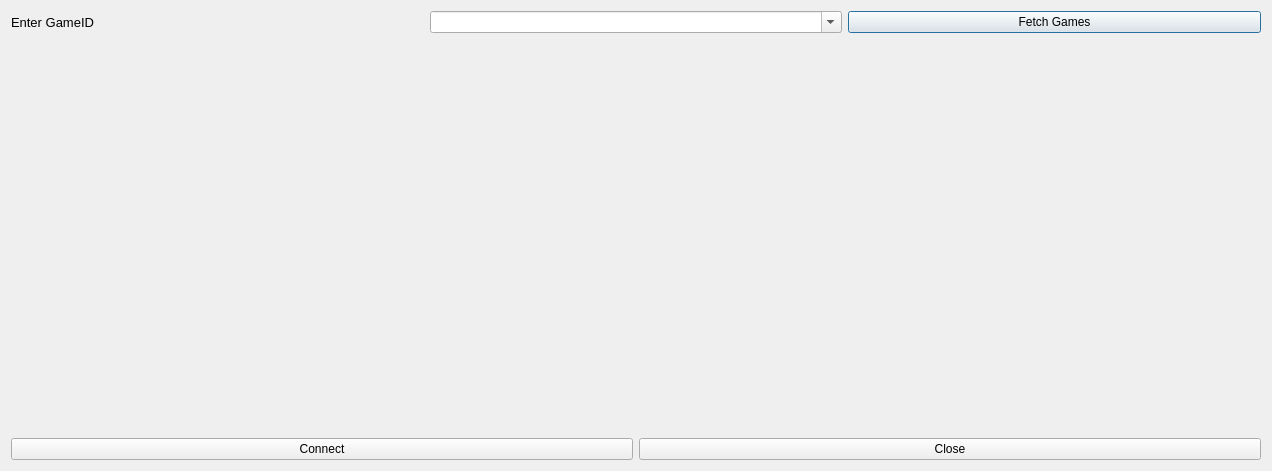
<?xml version="1.0" encoding="UTF-8"?>
<ui version="4.0">
 <class>Timekeeper</class>
 <widget class="QDialog" name="Timekeeper">
  <property name="geometry">
   <rect>
    <x>0</x>
    <y>0</y>
    <width>1272</width>
    <height>471</height>
   </rect>
  </property>
  <property name="windowTitle">
   <string>Timekeeper</string>
  </property>
  <layout class="QVBoxLayout" name="verticalLayout_2">
   <item>
    <layout class="QVBoxLayout" name="verticalLayout">
     <item>
      <layout class="QHBoxLayout" name="horizontalLayout"/>
     </item>
     <item>
      <layout class="QHBoxLayout" name="horizontalLayout_2">
       <item>
        <widget class="QLabel" name="label">
         <property name="font">
          <font>
           <pointsize>10</pointsize>
          </font>
         </property>
         <property name="text">
          <string>Enter GameID</string>
         </property>
        </widget>
       </item>
       <item>
        <widget class="QComboBox" name="comboBox">
         <property name="editable">
          <bool>true</bool>
         </property>
        </widget>
       </item>
       <item>
        <widget class="QPushButton" name="pushButton">
         <property name="text">
          <string>Fetch Games</string>
         </property>
        </widget>
       </item>
      </layout>
     </item>
     <item>
      <spacer name="verticalSpacer">
       <property name="orientation">
        <enum>Qt::Vertical</enum>
       </property>
       <property name="sizeHint" stdset="0">
        <size>
         <width>20</width>
         <height>40</height>
        </size>
       </property>
      </spacer>
     </item>
     <item>
      <layout class="QHBoxLayout" name="horizontalLayout_3">
       <item>
        <widget class="QPushButton" name="connectButton">
         <property name="text">
          <string>Connect</string>
         </property>
        </widget>
       </item>
       <item>
        <widget class="QPushButton" name="closeButton">
         <property name="text">
          <string>Close</string>
         </property>
        </widget>
       </item>
      </layout>
     </item>
    </layout>
   </item>
  </layout>
 </widget>
 <resources/>
 <connections>
  <connection>
   <sender>connectButton</sender>
   <signal>clicked()</signal>
   <receiver>Timekeeper</receiver>
   <slot>connect()</slot>
   <hints>
    <hint type="sourcelabel">
     <x>551</x>
     <y>391</y>
    </hint>
    <hint type="destinationlabel">
     <x>584</x>
     <y>364</y>
    </hint>
   </hints>
  </connection>
  <connection>
   <sender>closeButton</sender>
   <signal>clicked()</signal>
   <receiver>Timekeeper</receiver>
   <slot>close()</slot>
   <hints>
    <hint type="sourcelabel">
     <x>907</x>
     <y>383</y>
    </hint>
    <hint type="destinationlabel">
     <x>635</x>
     <y>235</y>
    </hint>
   </hints>
  </connection>
 </connections>
 <slots>
  <slot>connect()</slot>
 </slots>
</ui>
